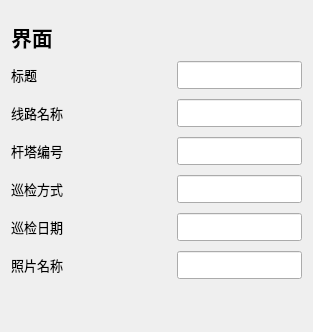
           <widget class="QWidget" name="pg_ui">
            <property name="font">
             <font>
              <stylestrategy>PreferAntialias</stylestrategy>
             </font>
            </property>
            <layout class="QVBoxLayout" name="verticalLayout_4">
             <item>
              <spacer name="verticalSpacer_8">
               <property name="orientation">
                <enum>Qt::Vertical</enum>
               </property>
               <property name="sizeType">
                <enum>QSizePolicy::Fixed</enum>
               </property>
               <property name="sizeHint" stdset="0">
                <size>
                 <width>20</width>
                 <height>10</height>
                </size>
               </property>
              </spacer>
             </item>
             <item>
              <widget class="QLabel" name="label_9">
               <property name="sizePolicy">
                <sizepolicy hsizetype="Preferred" vsizetype="Maximum">
                 <horstretch>0</horstretch>
                 <verstretch>0</verstretch>
                </sizepolicy>
               </property>
               <property name="font">
                <font>
                 <family>Arial Black</family>
                 <pointsize>16</pointsize>
                 <bold>true</bold>
                 <stylestrategy>PreferAntialias</stylestrategy>
                </font>
               </property>
               <property name="text">
                <string>界面</string>
               </property>
              </widget>
             </item>
             <item>
              <layout class="QGridLayout" name="gridLayout_3">
               <item row="4" column="0">
                <widget class="QLabel" name="label_18">
                 <property name="minimumSize">
                  <size>
                   <width>140</width>
                   <height>32</height>
                  </size>
                 </property>
                 <property name="maximumSize">
                  <size>
                   <width>140</width>
                   <height>32</height>
                  </size>
                 </property>
                 <property name="font">
                  <font>
                   <family>Microsoft YaHei UI</family>
                   <pointsize>10</pointsize>
                   <bold>false</bold>
                   <stylestrategy>PreferAntialias</stylestrategy>
                  </font>
                 </property>
                 <property name="text">
                  <string>巡检日期</string>
                 </property>
                </widget>
               </item>
               <item row="1" column="1">
                <spacer name="horizontalSpacer_10">
                 <property name="orientation">
                  <enum>Qt::Horizontal</enum>
                 </property>
                 <property name="sizeType">
                  <enum>QSizePolicy::Fixed</enum>
                 </property>
                 <property name="sizeHint" stdset="0">
                  <size>
                   <width>20</width>
                   <height>20</height>
                  </size>
                 </property>
                </spacer>
               </item>
               <item row="2" column="3">
                <widget class="QLineEdit" name="le_line_code_placehold">
                 <property name="minimumSize">
                  <size>
                   <width>0</width>
                   <height>28</height>
                  </size>
                 </property>
                 <property name="maximumSize">
                  <size>
                   <width>16777215</width>
                   <height>28</height>
                  </size>
                 </property>
                 <property name="font">
                  <font>
                   <italic>false</italic>
                   <stylestrategy>PreferAntialias</stylestrategy>
                  </font>
                 </property>
                </widget>
               </item>
               <item row="0" column="3">
                <widget class="QLineEdit" name="le_title_placehold">
                 <property name="minimumSize">
                  <size>
                   <width>0</width>
                   <height>28</height>
                  </size>
                 </property>
                 <property name="maximumSize">
                  <size>
                   <width>16777215</width>
                   <height>28</height>
                  </size>
                 </property>
                 <property name="font">
                  <font>
                   <pointsize>10</pointsize>
                   <italic>false</italic>
                   <stylestrategy>PreferAntialias</stylestrategy>
                  </font>
                 </property>
                 <property name="text">
                  <string/>
                 </property>
                </widget>
               </item>
               <item row="2" column="0">
                <widget class="QLabel" name="label_15">
                 <property name="minimumSize">
                  <size>
                   <width>140</width>
                   <height>32</height>
                  </size>
                 </property>
                 <property name="maximumSize">
                  <size>
                   <width>140</width>
                   <height>32</height>
                  </size>
                 </property>
                 <property name="font">
                  <font>
                   <family>Microsoft YaHei UI</family>
                   <pointsize>10</pointsize>
                   <bold>false</bold>
                   <stylestrategy>PreferAntialias</stylestrategy>
                  </font>
                 </property>
                 <property name="text">
                  <string>杆塔编号</string>
                 </property>
                </widget>
               </item>
               <item row="0" column="0">
                <widget class="QLabel" name="label_13">
                 <property name="minimumSize">
                  <size>
                   <width>140</width>
                   <height>32</height>
                  </size>
                 </property>
                 <property name="maximumSize">
                  <size>
                   <width>140</width>
                   <height>32</height>
                  </size>
                 </property>
                 <property name="font">
                  <font>
                   <family>Microsoft YaHei UI</family>
                   <pointsize>10</pointsize>
                   <italic>false</italic>
                   <bold>false</bold>
                   <stylestrategy>PreferAntialias</stylestrategy>
                  </font>
                 </property>
                 <property name="layoutDirection">
                  <enum>Qt::LeftToRight</enum>
                 </property>
                 <property name="text">
                  <string>标题</string>
                 </property>
                </widget>
               </item>
               <item row="5" column="0">
                <widget class="QLabel" name="label_11">
                 <property name="minimumSize">
                  <size>
                   <width>140</width>
                   <height>32</height>
                  </size>
                 </property>
                 <property name="maximumSize">
                  <size>
                   <width>140</width>
                   <height>32</height>
                  </size>
                 </property>
                 <property name="font">
                  <font>
                   <family>Microsoft YaHei UI</family>
                   <pointsize>10</pointsize>
                   <bold>false</bold>
                   <stylestrategy>PreferAntialias</stylestrategy>
                  </font>
                 </property>
                 <property name="text">
                  <string>照片名称</string>
                 </property>
                </widget>
               </item>
               <item row="1" column="0">
                <widget class="QLabel" name="label_16">
                 <property name="minimumSize">
                  <size>
                   <width>140</width>
                   <height>32</height>
                  </size>
                 </property>
                 <property name="maximumSize">
                  <size>
                   <width>140</width>
                   <height>32</height>
                  </size>
                 </property>
                 <property name="font">
                  <font>
                   <family>Microsoft YaHei UI</family>
                   <pointsize>10</pointsize>
                   <bold>false</bold>
                   <stylestrategy>PreferAntialias</stylestrategy>
                  </font>
                 </property>
                 <property name="text">
                  <string>线路名称</string>
                 </property>
                </widget>
               </item>
               <item row="1" column="3">
                <widget class="QLineEdit" name="le_line_name_placehold">
                 <property name="minimumSize">
                  <size>
                   <width>0</width>
                   <height>28</height>
                  </size>
                 </property>
                 <property name="maximumSize">
                  <size>
                   <width>16777215</width>
                   <height>28</height>
                  </size>
                 </property>
                 <property name="font">
                  <font>
                   <italic>false</italic>
                   <stylestrategy>PreferAntialias</stylestrategy>
                  </font>
                 </property>
                </widget>
               </item>
               <item row="3" column="0">
                <widget class="QLabel" name="label_10">
                 <property name="minimumSize">
                  <size>
                   <width>140</width>
                   <height>32</height>
                  </size>
                 </property>
                 <property name="maximumSize">
                  <size>
                   <width>140</width>
                   <height>32</height>
                  </size>
                 </property>
                 <property name="font">
                  <font>
                   <family>Microsoft YaHei UI</family>
                   <pointsize>10</pointsize>
                   <bold>false</bold>
                   <stylestrategy>PreferAntialias</stylestrategy>
                  </font>
                 </property>
                 <property name="text">
                  <string>巡检方式</string>
                 </property>
                </widget>
               </item>
               <item row="7" column="0">
                <spacer name="verticalSpacer_7">
                 <property name="orientation">
                  <enum>Qt::Vertical</enum>
                 </property>
                 <property name="sizeHint" stdset="0">
                  <size>
                   <width>20</width>
                   <height>40</height>
                  </size>
                 </property>
                </spacer>
               </item>
               <item row="3" column="3">
                <widget class="QLineEdit" name="le_defects_method_placehold">
                 <property name="minimumSize">
                  <size>
                   <width>0</width>
                   <height>28</height>
                  </size>
                 </property>
                 <property name="maximumSize">
                  <size>
                   <width>16777215</width>
                   <height>28</height>
                  </size>
                 </property>
                 <property name="font">
                  <font>
                   <italic>false</italic>
                   <stylestrategy>PreferAntialias</stylestrategy>
                  </font>
                 </property>
                </widget>
               </item>
               <item row="4" column="3">
                <widget class="QLineEdit" name="le_defects_date_placehold">
                 <property name="minimumSize">
                  <size>
                   <width>0</width>
                   <height>28</height>
                  </size>
                 </property>
                 <property name="maximumSize">
                  <size>
                   <width>16777215</width>
                   <height>28</height>
                  </size>
                 </property>
                 <property name="font">
                  <font>
                   <italic>false</italic>
                   <stylestrategy>PreferAntialias</stylestrategy>
                  </font>
                 </property>
                </widget>
               </item>
               <item row="5" column="3">
                <widget class="QLineEdit" name="le_photo_name_placehold">
                 <property name="minimumSize">
                  <size>
                   <width>0</width>
                   <height>28</height>
                  </size>
                 </property>
                 <property name="maximumSize">
                  <size>
                   <width>16777215</width>
                   <height>28</height>
                  </size>
                 </property>
                 <property name="font">
                  <font>
                   <pointsize>10</pointsize>
                   <italic>false</italic>
                   <stylestrategy>PreferAntialias</stylestrategy>
                  </font>
                 </property>
                </widget>
               </item>
              </layout>
             </item>
            </layout>
           </widget>
